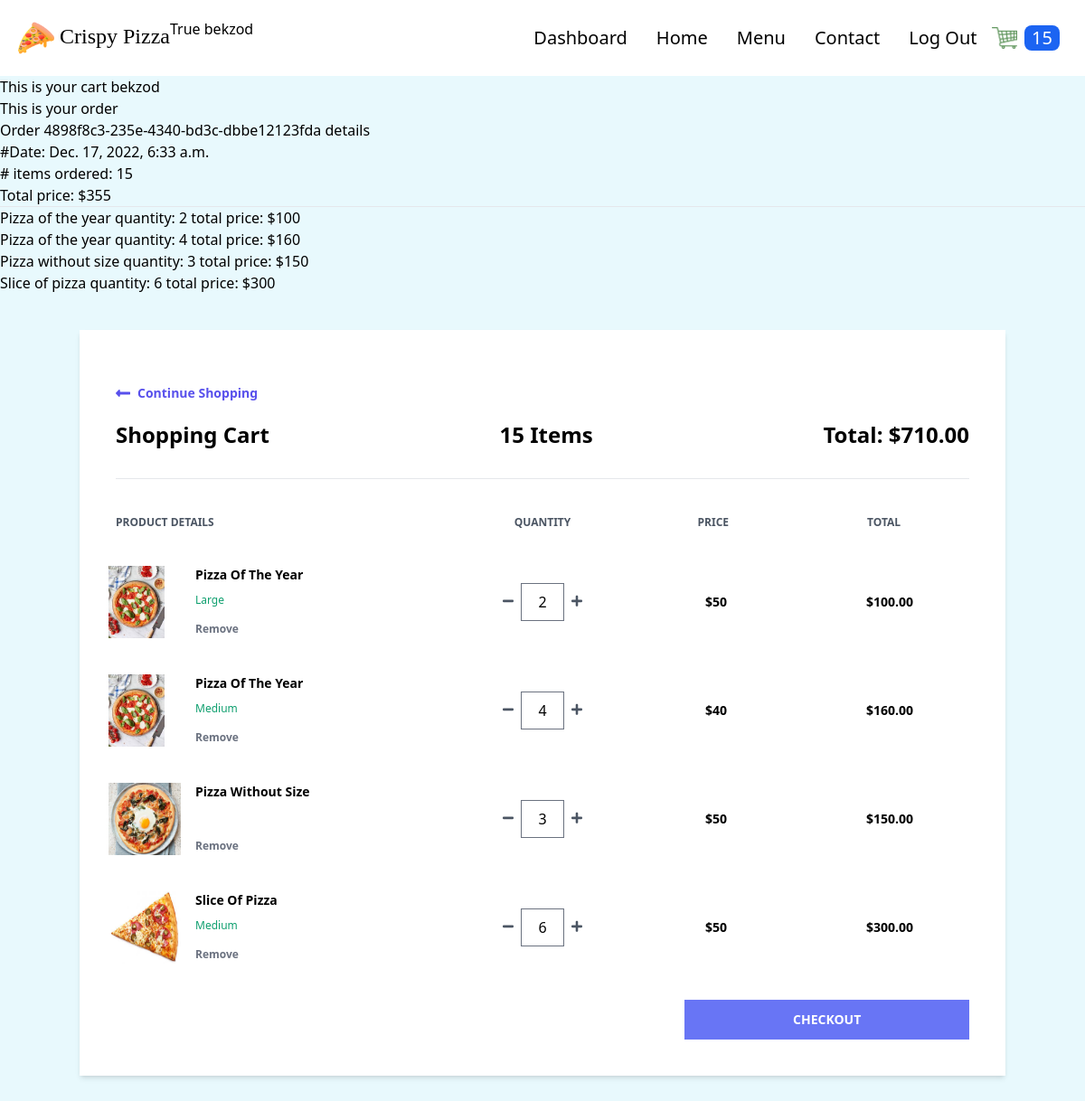
The app's page /cart/ (signed in) with its own data.
### order/models.py (models this page shows, shortened)
class Order(models.Model):
    transaction_id = models.UUIDField(
        primary_key=True, default=uuid.uuid4, editable=True)
    customer = models.ForeignKey(
        Customer, on_delete=models.CASCADE)
    date_ordered = models.DateTimeField(auto_now_add=True)
    date_modified = models.DateTimeField(auto_now=True)
    complete = models.BooleanField(default=False)
    coupon = models.ForeignKey(
        'Coupon', on_delete=models.SET_NULL, blank=True, null=True)
    @property
    def get_cart_subtotal(self):
        order_items = self.orderitem_set.all()
        total = sum([item.get_total for item in order_items])
        return total
    get_cart_subtotal.fget.short_description = 'Subtotal'
    @property
    def get_cart_total(self):
        total = self.get_cart_subtotal
        if self.coupon:
            total = total - self.get_coupon_value
        return total
    get_cart_total.fget.short_description = 'Total'
    @property
    def get_cart_items(self):
        order_items = self.orderitem_set.all()
        total = sum([item.quantity for item in order_items])
        return total
    get_cart_items.fget.short_description = '# Items'
    @property
    def get_coupon_value(self):
        if self.coupon:
            if self.coupon.discount_type == "Percent":
                coupon_value = self.get_cart_subtotal*self.coupon.discount_amount//100
            else:
                coupon_value = self.coupon.discount_amount
        else:
            coupon_value = None
        return coupon_value
    get_coupon_value.fget.short_description = 'Coupon'

class OrderItem(models.Model):
    product = models.ForeignKey(
        Product, on_delete=models.SET_NULL, blank=True, null=True)
    order = models.ForeignKey(
        Order, on_delete=models.CASCADE, null=True, blank=True)
    variation = models.ForeignKey(
        ProductVariant, on_delete=models.SET_NULL, blank=True, null=True)
    quantity = models.IntegerField(default=0, null=True, blank=True)
    date_added = models.DateTimeField(auto_now_add=True)
    @property
    def get_total(self):
        if self.product.has_variants:
            total = self.variation.price * self.quantity
        else:
            total = self.product.price * self.quantity
        return total
    get_total.fget.short_description = 'Total'

### store/models.py (models this page shows, shortened)
class Product(models.Model):
    PRODUCT_TYPES = (
        ("Pizza", "pizza"),
        ("Nonpizza", "nonpizza")
    )
    id = models.UUIDField(primary_key=True, default=uuid.uuid4, editable=False)
    name = models.CharField(max_length=100)
    price = models.PositiveIntegerField(blank=True, null=True)
    desc = models.TextField(max_length=500)
    image = models.ImageField(blank=True, upload_to='images')
    created_at = models.DateField(auto_now_add=True)
    updated_at = models.DateField(auto_now=True)
    product_type = models.CharField(max_length=10, choices=PRODUCT_TYPES)
    def image_tag(self):
        return mark_safe(f'<img src="{self.image.url}" width="100" height="100" />')
    image_tag.short_description = 'Image'
    @property
    def has_variants(self):
        if self.productvariant_set.count() > 0:
            return True
        else:
            return False

class ProductVariant(models.Model):
    title = models.CharField(max_length=100, blank=True, null=True)
    product = models.ForeignKey(Product, on_delete=models.CASCADE)
    size = models.ForeignKey(Size, on_delete=models.CASCADE)
    price = models.PositiveIntegerField()

class Size(models.Model):
    name = models.CharField(max_length=20, blank=True, null=True)

### order/views.py (the view)
# urls.py: path('cart/', views.cart, name='cart'),
def cart(request):
    if request.user.is_authenticated:
        customer = request.user.customer
    else:
        customer, created = Customer.objects.get_or_create(
            device=request.COOKIES['device'])
    customer_order = Order.objects.filter(
        customer=customer, complete=False)
    if customer_order.exists():
        customer_items = OrderItem.objects.filter(
            order_id__in=customer_order).order_by("product__name", "-variation__size")
        customer_order = customer_order[0]
    else:
        customer_order, customer_items = None, None
    context = {
        "order": customer_order,
        "items": customer_items,
    }
    return render(request, 'order/cart.html', context)

### store/context_processors.py (called while the page is built, shortened)
def get_cart_quantity(request):
    if request.user.is_authenticated:
        customer = request.user.customer
    try:
        customer_order = Order.objects.filter(
            customer=customer, complete=False)[0]
        number_of_items = customer_order.get_cart_items
    except:
        number_of_items = 0
    finally:
        return {
            'cart_quantity': number_of_items
        }

### order/templates/order/cart.html (shortened to what this page needs)
{% extends 'store/base.html' %} {% block content %} {% if not items %}
<h2>Cart is empty</h2>
{% else %}
<h1>This is your cart {{request.user}}</h1>
<h2>This is your order</h2>
<div>
  <h3>Order {{order.transaction_id}} details</h3>
  <p>#Date: {{order.date_ordered}}</p>
  <p># items ordered: {{order.get_cart_items}}</p>
  <p>Total price: ${{order.get_cart_total}}</p>
</div>
<hr />
{% for item in items%}
<h2>
  {{item.product.name}} quantity: {{item.quantity}} total price:
  ${{item.get_total}}
</h2>
{% endfor %} {% endif %}
<div class="container mx-auto mt-10">
  <div class="flex flex-col shadow-md my-10">
    <div class="w-full bg-white px-10 py-10">
      <a
        href="{% url 'store:products' %}"
        class="flex font-semibold text-indigo-600 text-sm my-5 w-1/4"
      >
        <svg
          class="fill-current mr-2 text-indigo-600 w-4"
          viewBox="0 0 448 512"
        >
          <path
            d="M134.059 296H436c6.627 0 12-5.373 12-12v-56c0-6.627-5.373-12-12-12H134.059v-46.059c0-21.382-25.851-32.09-40.971-16.971L7.029 239.029c-9.373 9.373-9.373 24.569 0 33.941l86.059 86.059c15.119 15.119 40.971 4.411 40.971-16.971V296z"
          />
        </svg>
        Continue Shopping
      </a>
      <div class="flex justify-between border-b pb-8">
        <h1 class="font-semibold text-2xl">Shopping Cart</h1>
        <h2 class="font-semibold text-2xl">{{order.get_cart_items}} Items</h2>
        <h2 class="font-semibold text-2xl">
          Total: ${{order.get_cart_subtotal|floatformat:2}}
        </h2>
      </div>
      <div class="flex mt-10 mb-5">
        <h3 class="font-semibold text-gray-600 text-xs uppercase w-2/5">
          Product Details
        </h3>
        <h3
          class="font-semibold text-center text-gray-600 text-xs uppercase w-1/5 text-center"
        >
          Quantity
        </h3>
        <h3
          class="font-semibold text-center text-gray-600 text-xs uppercase w-1/5 text-center"
        >
          Price
        </h3>
        <h3
          class="font-semibold text-center text-gray-600 text-xs uppercase w-1/5 text-center"
        >
          Total
        </h3>
      </div>
      {% for item in items %}
      <div class="flex items-center hover:bg-gray-100 -mx-8 px-6 py-5">
        <div class="flex w-2/5">
          <div class="w-20">
            <img class="h-20" src="{{item.product.image.url}}" alt="" />
          </div>
          <div class="flex flex-col justify-between ml-4 flex-grow">
            <span class="font-bold text-sm">{{ item.product.name|title }}</span>
            <span class="text-green-500 text-xs"
              >{{item.variation.size.name}}</span
            >
            <form
              action="{% url 'order:remove-from-cart' item.id %}"
              method="post"
            >
              <button
                type="submit"
                class="font-semibold hover:text-red-500 text-gray-500 text-xs"
              >
                Remove
              </button>
            </form>
          </div>
        </div>
        <div
          class="flex justify-center items-center w-1/5 individual-container"
        >
          <form
            action="{% url 'order:reduce-product-quantity' item.pk %}"
            method="post"
          >
            <button type="submit">
              <svg class="fill-current text-gray-600 w-3" viewBox="0 0 448 512">
                <path
                  d="M416 208H32c-17.67 0-32 14.33-32 32v32c0 17.67 14.33 32 32 32h384c17.67 0 32-14.33 32-32v-32c0-17.67-14.33-32-32-32z"
                />
              </svg>
            </button>
          </form>
          <input
            class="quantity mx-2 border text-center w-12"
            type="text"
            value="{{item.quantity}}"
            id="{{item.pk}}"
          />
          <form
            action="{% url 'order:increase-product-quantity' item.pk %}"
            method="post"
          >
            <button type="submit">
            </button>
          </form>
        </div>
        <h1 class="text-center w-1/5 font-semibold text-sm">
          ${% firstof item.variation.price item.product.price %}
        </h1>
        <span class="text-center w-1/5 font-semibold text-sm"
          >${{item.get_total|floatformat:2}}</span
        >
      </div>
      {% endfor %}
      <div class="mt-5">
        <a
          href="{% url 'order:checkout' %}"
          class="bg-indigo-500 font-semibold hover:bg-indigo-600 py-3 text-sm text-white uppercase w-1/3 flex items-center justify-center ml-auto"
        >
          Checkout
        </a>
      </div>
    </div>
  </div>
</div>
{% endblock %}

### store/templates/store/base.html (shortened to what this page needs)
{% load static %}
<!DOCTYPE html>
<html lang="en">
  <head>
    <link rel="stylesheet" href="{% static 'store/src/styles.css' %}" />
    <link rel="stylesheet" href="{% static 'store/src/customStyles.css' %}" />
  </head>
  <body class="m-0 p-0 bg-dimly-blue">
    <nav class="p-5 bg-white flex">
      <div class="flex justify-between items-center">
        <a href="{% url 'store:products' %}">
          <span class="text-2xl font-[Poppins] cursor-pointer">
            <img
              class="h-10 inline"
              src="{% static 'store/images/pizza.png' %}"
            />
            Crispy Pizza
          </span>
        </a>
      </div>
      <h2>{{user.is_superuser}} {{user.username}}</h2>
      <ul class="flex ml-auto items-center">
        {% if user.is_superuser %}
        <li class="text-xl mx-4 hover:text-cyan-500 duration-500">
          <a href="{% url 'store:dashboard' %}">Dashboard</a>
        </li>
        {% endif %}
        <li class="text-xl mx-4 hover:text-cyan-500 duration-500">
          <a href="{% url 'store:products' %}">Home</a>
        </li>
        <li class="text-xl mx-4 hover:text-cyan-500 duration-500">
          <a href="">Menu</a>
        </li>
        <li class="text-xl mx-4 hover:text-cyan-500 duration-500">
          <a href="">Contact</a>
        </li>
        {% if user.is_authenticated %}
        <li class="text-xl mx-4 hover:text-cyan-500 duration-500">
          <a href="{% url 'users:logout' %}">Log Out</a>
        </li>
        {% else %}
        <li class="text-xl mx-4 hover:text-cyan-500 duration-500">
          <a href="{% url 'users:login' %}">Log In</a>
        </li>
        {% endif %}
        <li>
          <a href="{% url 'order:cart' %}">
            <img
              class="h-6"
              src="{% static 'store/images/cart.png' %}"
              alt="cart"
            />
          </a>
        </li>
        <li class="p-2">
          <div class="bg-blue-600 rounded-lg px-2">
            <p class="text-xl text-white">{{cart_quantity}}</p>
          </div>
        </li>
      </ul>
    </nav>
    {% block content %} {% endblock %}
  </body>
</html>

### records on screen
Order: transaction_id "4898f8c3-235e-4340-bd3c-dbbe12123fda", date_ordered "Dec. 17, 2022, 6:33 a.m.", get_cart_items "15", get_cart_total "355", get_cart_subtotal "710.00"
OrderItem: product.name "Pizza of the year", quantity "2", get_total "100", product.image (picture), product.name "Pizza Of The Year", variation.size.name "Large", variation.price "50", get_total "100.00"
OrderItem: product.name "Pizza of the year", quantity "4", get_total "160", product.image (picture), product.name "Pizza Of The Year", variation.size.name "Medium", variation.price "40", get_total "160.00"
OrderItem: product.name "Pizza without size", quantity "3", get_total "150", product.image (picture), product.name "Pizza Without Size", variation+product "50", get_total "150.00"
OrderItem: product.name "Slice of pizza", quantity "6", get_total "300", product.image (picture), product.name "Slice Of Pizza", variation.size.name "Medium", variation.price "50", get_total "300.00"

### other values on screen
{{ user.is_superuser }} "True"
{{ user.username }} "bekzod"
{{ cart_quantity }} "15"
{{ request.user }} "bekzod"
